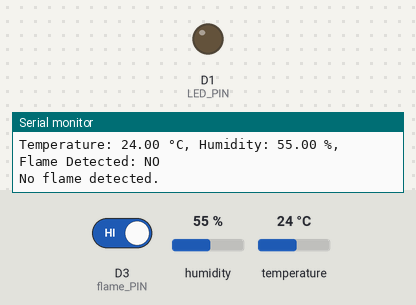
The sketch below on a simulated ESP8266 (NodeMCU). Parts: output pins drawn as LEDs (lit = HIGH), the last lines printed to the serial monitor. The inputs (shaded band) are chosen by the test bench; at power-on: D3 (flame_PIN) HIGH, humidity 55 %, temperature 24 °C. WiFi joins after 1.5 s; servers stay silent unless stated.

Above: at 3.5 s.
3.6 s: D3 (flame_PIN) driven LOW
At 5.06 s:
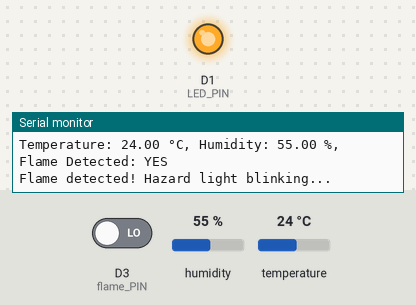
9.3 s: D3 (flame_PIN) driven HIGH
At 10.3 s:
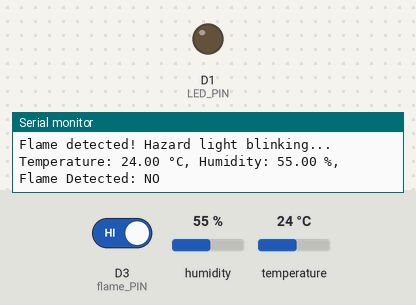
Timing chart, 0 to 12.3 s (numbered marks = the images above; inputs shaded):
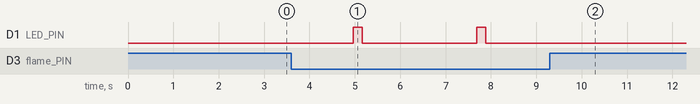

The sketch:

inventory_protection_code.ino
```cpp
#define D2 4  // Define D2 as GPIO4 for DHT11 sensor
#define DHTPIN D2        // DHT11 data pin connected to D2 (GPIO4)
#define DHTTYPE DHT11    // DHT 11 sensor

#define flame_PIN D3    // Flame sensor connected to digital pin D3
#define LED_PIN D1      // LED connected to GPIO5 (D1)

#define BLYNK_TEMPLATE_ID "TMPL32wv_kL8W"
#define BLYNK_TEMPLATE_NAME "flame sensor"
#define BLYNK_AUTH_TOKEN "CqxIxjYFB4Ihb3sTL2wiIVSCpzmcq7jH"

#include <ESP8266WiFi.h>
#include <DHT.h>
#include <ThingSpeak.h>
#include <BlynkSimpleEsp8266.h>

// Wi-Fi credentials
char ssid[] = "USER";       // WiFi SSID
char pass[] = "user@123";   // WiFi Password

// ThingSpeak credentials
unsigned long myChannelNumber = 2747576;    // ThingSpeak Channel ID
const char* myWriteAPIKey = "QIRQU2H3R264UGHS";    // ThingSpeak Write API Key

// Blynk credentials
char auth[] = "CqxIxjYFB4Ihb3sTL2wiIVSCpzmcq7jH";  // Blynk Auth Token

WiFiClient client;
DHT dht(DHTPIN, DHTTYPE);  // Initialize DHT sensor

bool flameDetected = false;  // Track fire detection state

void setup() {
  Serial.begin(115200);
  delay(10);

  // Set up pins
  pinMode(LED_PIN, OUTPUT);   // LED pin as output
  pinMode(flame_PIN, INPUT);  // Flame sensor pin as input
  digitalWrite(LED_PIN, LOW); // Turn off LED initially

  // Connect to Wi-Fi
  WiFi.begin(ssid, pass);
  while (WiFi.status() != WL_CONNECTED) {
    delay(1000);
    Serial.println("Connecting to WiFi...");
  }
  Serial.println("Connected to WiFi");

  // Initialize ThingSpeak and Blynk
  ThingSpeak.begin(client);
  Blynk.begin(auth, ssid, pass);
  dht.begin();  // Start DHT sensor
}

void loop() {
  // Read data from DHT11
  float humidity = dht.readHumidity();
  float temperature = dht.readTemperature();

  // Read data from flame sensor digital pin
  int flameValue = digitalRead(flame_PIN);

  // Check if the DHT sensor is giving valid readings
  if (isnan(humidity) || isnan(temperature)) {
    Serial.println("Failed to read from DHT sensor!");
    return;
  }

  // Print readings to Serial Monitor
  Serial.print("Temperature: ");
  Serial.print(temperature);
  Serial.print(" °C, Humidity: ");
  Serial.print(humidity);
  Serial.print(" %, Flame Detected: ");
  Serial.println(flameValue == LOW ? "YES" : "NO");

  // Update ThingSpeak with DHT11 data (Temperature and Humidity)
  ThingSpeak.setField(1, temperature);  // Field 1 = Temperature
  ThingSpeak.setField(2, humidity);     // Field 2 = Humidity
  ThingSpeak.writeFields(myChannelNumber, myWriteAPIKey);

  // Send flame data to Blynk app (using virtual pin V1)
  Blynk.virtualWrite(V1, flameValue == LOW ? 1 : 0); // 1 for flame detected, 0 otherwise

  // Check if fire is detected
  if (flameValue == LOW) {
    if (!flameDetected) {
      // Send Blynk notification only once when flame is first detected
      Blynk.logEvent("flame_detected", "Flame detected!");  // Updated notification
      flameDetected = true;  // Set the flame detected state
    }

    // Hazardous LED Blink
    Serial.println("Flame detected! Hazard light blinking...");
    digitalWrite(LED_PIN, HIGH);
    delay(200);  // LED on for 200ms
    digitalWrite(LED_PIN, LOW);
    delay(200);  // LED off for 200ms
  } else {
    Serial.println("No flame detected.");
    digitalWrite(LED_PIN, LOW);  // Ensure LED is off
    flameDetected = false;       // Reset the flame detected state
  }

  // Run Blynk
  Blynk.run();

  // Wait 2 seconds before the next loop iteration
  delay(2000);
}
```

Measured:
- after the input at 3.6 s, D1 (LED_PIN): alternates HIGH for 0.20 s and LOW for 2.5 s, starting after 1.4 s
- after the input at 9.3 s, D1 (LED_PIN): stops changing and stays LOW
